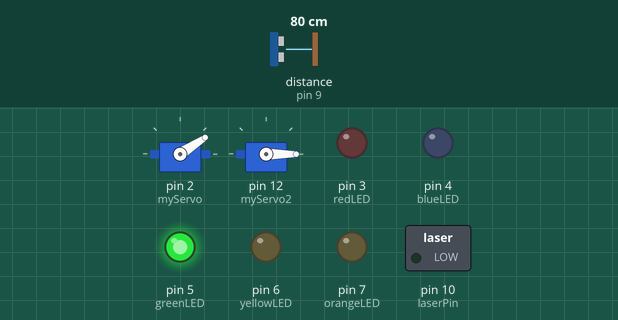
The sketch below on a simulated Arduino Uno, built with avr-gcc and run on an emulated ATmega328P. On the bench: 2 × servo, switched loads named in the sketch (green lamp = pin HIGH), output pins drawn as LEDs (lit = HIGH). Wiring (inferred from the names in the program): ultrasonic range finder: trigger pin 8; echo pin 9. The inputs (shaded band) are chosen by the test bench; at power-on: distance to the obstacle (sensor on pin 9) 80 cm. The echo pulse lasts 58.3 µs per cm; pins used as bus, display or sensor lines are not drawn; what the sketch prints to the serial monitor is not drawn.

Above: at 1.2 s.
1.3 s: distance to the obstacle (sensor on pin 9) set to 2 cm
At 2.2 s:
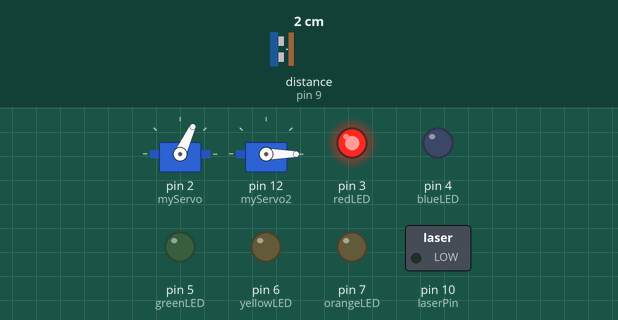
4.3 s: distance to the obstacle (sensor on pin 9) set to 35 cm
At 6.4 s:
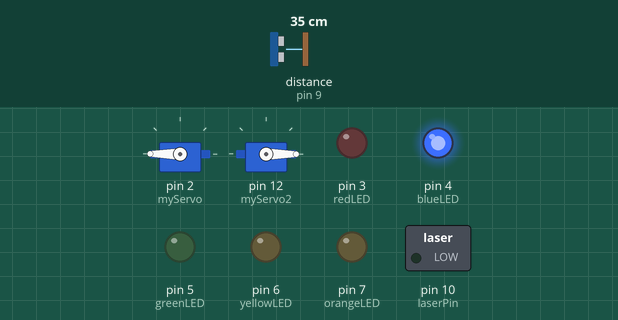
10.3 s: distance to the obstacle (sensor on pin 9) set to 250 cm
At 13.21 s:
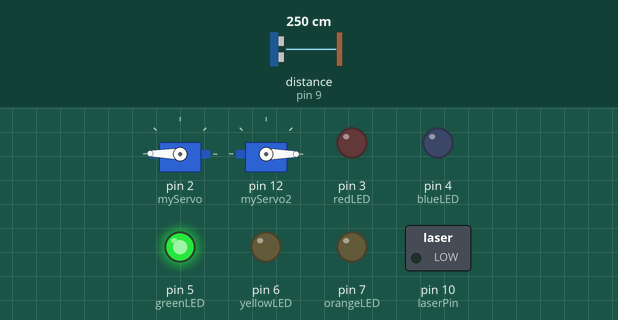
13.3 s: distance to the obstacle (sensor on pin 9) set to 4 cm
At 13.58 s:
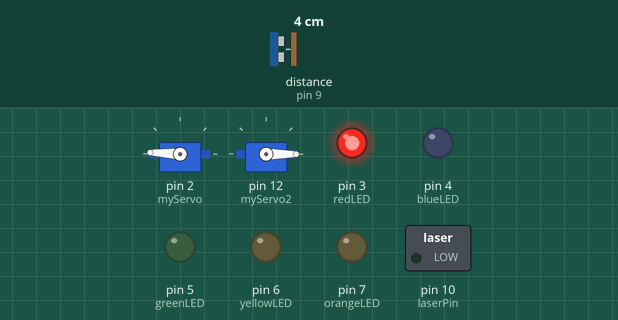
16.3 s: distance to the obstacle (sensor on pin 9) set to 18 cm
At 16.48 s:
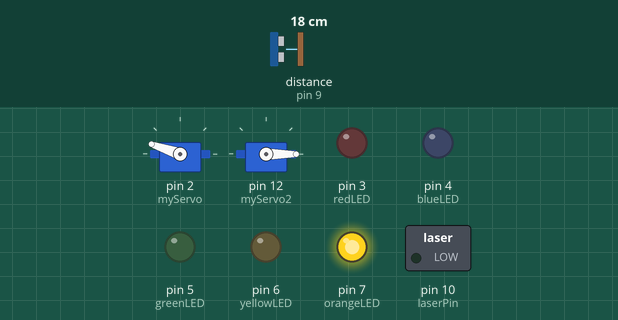
19.3 s: distance to the obstacle (sensor on pin 9) set to 9 cm
At 19.4 s:
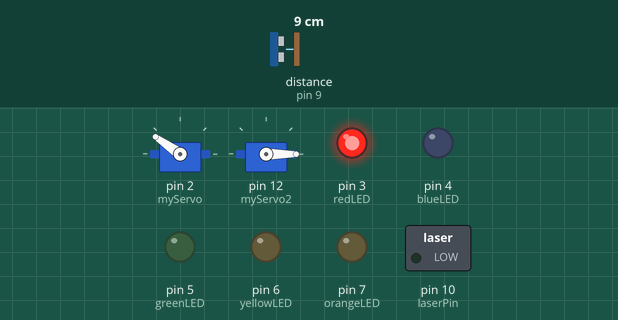
Timing chart, 0 to 43.8 s (numbered marks = the images above; inputs shaded):
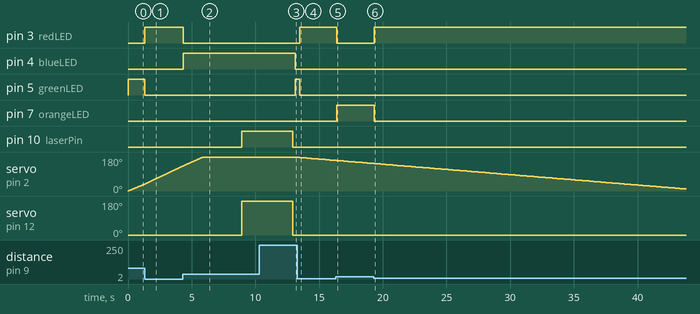

The sketch:

AS2020979_Defense_System_Arduino.ino
```cpp
/*
Project    : Arduino Project - Defense System
Student ID : AS2020979
Name       : K.D.Y.Niwarthana
*/


//LIBARIES

#include <Servo.h>
#include <math.h>

//Pin declarations

int trigPin = 8;
int echoPin = 9;
int laserPin = 10;
int redLED = 3;
int blueLED = 4;
int greenLED = 5;
int yellowLED = 6;
int orangeLED = 7;

//Varible declaration
long duration;
int distance;
Servo myServo; //for rotate ultrasonic sensor
Servo myServo2; //for rotate laser
int targetAngle = 0;
double targetAngleDegrees;

int angle1to40 = 0;  // Angle when distance is between 1-40
int loopCount = 0;  // Counter for the number of loop iterations


//Setup
void setup() {
  pinMode(trigPin, OUTPUT);
  pinMode(echoPin, INPUT);
  pinMode(laserPin, OUTPUT);
  pinMode(redLED, OUTPUT);
  pinMode(blueLED, OUTPUT);
  pinMode(greenLED, OUTPUT);
  pinMode(yellowLED, OUTPUT);
  pinMode(orangeLED, OUTPUT);

  digitalWrite(laserPin, LOW);
  Serial.begin(9600);
  myServo.attach(2);
  myServo2.attach(12);
  myServo2.write(0);
  myServo.write(0);
}

//Function for calculate distance and get target angle
void calculateDistance() {

  //distance calculation
  digitalWrite(trigPin, LOW);
  delayMicroseconds(2);
  digitalWrite(trigPin, HIGH);
  delayMicroseconds(10);
  digitalWrite(trigPin, LOW);
  duration = pulseIn(echoPin, HIGH);
  distance = duration * 0.034 / 2;

  //calculate target angle for laser using sin Rule
  if (distance >= 1 && distance <= 40) {
    angle1to40 = myServo.read(); //get the current angle
    double targetAngle = atan((distance*sin(angle1to40)) / (10 - (distance * cos(angle1to40))));
    // Convert radians to degrees
    targetAngleDegrees = targetAngle * 180.0 / M_PI;
  }

}

//Function for laser pointer shooting dimostration
void Shooting(){
    loopCount++;
    // Update myServo2 when one full rotation of myServo is complete only
    if (loopCount == 1) {
      myServo2.write(180 - targetAngleDegrees); //Target angle is the angle from 180. To ge the rotate angle minus it from 180
      digitalWrite(laserPin, HIGH); //on laser
      loopCount = 0;
      delay(4000);
      digitalWrite(laserPin, LOW);
      myServo2.write(0); // Reset the position
      loopCount = 0; //reset loop count
    }
  }

//FDunction to control LEDs
void controlLEDs() {
  if (distance > 40) {
    digitalWrite(greenLED, HIGH);
    digitalWrite(blueLED, LOW);
    digitalWrite(yellowLED, LOW);
    digitalWrite(orangeLED, LOW);
    digitalWrite(redLED, LOW);
  } else if (distance >= 30 && distance <= 40) {
    digitalWrite(greenLED, LOW);
    digitalWrite(blueLED, HIGH);
    digitalWrite(yellowLED, LOW);
    digitalWrite(orangeLED, LOW);
    digitalWrite(redLED, LOW);
  } else if (distance >= 20 && distance < 30) {
    digitalWrite(greenLED, LOW);
    digitalWrite(blueLED, LOW);
    digitalWrite(yellowLED, HIGH);
    digitalWrite(orangeLED, LOW);
    digitalWrite(redLED, LOW);
  } else if (distance >= 10 && distance < 20) {
    digitalWrite(greenLED, LOW);
    digitalWrite(blueLED, LOW);
    digitalWrite(yellowLED, LOW);
    digitalWrite(orangeLED, HIGH);
    digitalWrite(redLED, LOW);
  } else if (distance >= 0 && distance < 10) {
    digitalWrite(greenLED, LOW);
    digitalWrite(blueLED, LOW);
    digitalWrite(yellowLED, LOW);
    digitalWrite(orangeLED, LOW);
    digitalWrite(redLED, HIGH);
  }
}


void loop() {
  // Increment the loop count for each iteration to degree by degree unlit 180
  for (int i = 0; i <= 180; i++) {
    myServo.write(i);
    delay(30);
    calculateDistance(); //calculate distanse
    controlLEDs(); //call led function

    //print distance and angle to use in processor code. Used "," and "." to seperate each record
    Serial.print(i);
    Serial.print(",");
    Serial.print(distance);
    Serial.print(".");

  }

  delay(3000);
  Shooting();

  //go back to 0 from 180

  for (int i = 180; i > 0; i--) {
    myServo.write(i);
    delay(180);
    calculateDistance();
    controlLEDs();
    Serial.print(i);
    Serial.print(",");
    Serial.print(distance);
    Serial.print(".");
  }

}
```

Measured:
- after the input at 1.3 s, pin 3 (redLED): LOW → HIGH at once; pin 5 (greenLED): HIGH → LOW at once
- after the input at 4.3 s, pin 3 (redLED): HIGH → LOW at once; pin 4 (blueLED): LOW → HIGH at once
- after the input at 10.3 s, pin 4 (blueLED): HIGH → LOW after 2.8 s; pin 5 (greenLED): LOW → HIGH after 2.8 s
- after the input at 13.3 s, pin 3 (redLED): LOW → HIGH after 0.19 s; pin 5 (greenLED): HIGH → LOW after 0.19 s
- after the input at 16.3 s, pin 3 (redLED): HIGH → LOW after 0.09 s; pin 7 (orangeLED): LOW → HIGH after 0.09 s
- after the input at 19.3 s, pin 3 (redLED): LOW → HIGH at once; pin 7 (orangeLED): HIGH → LOW at once
